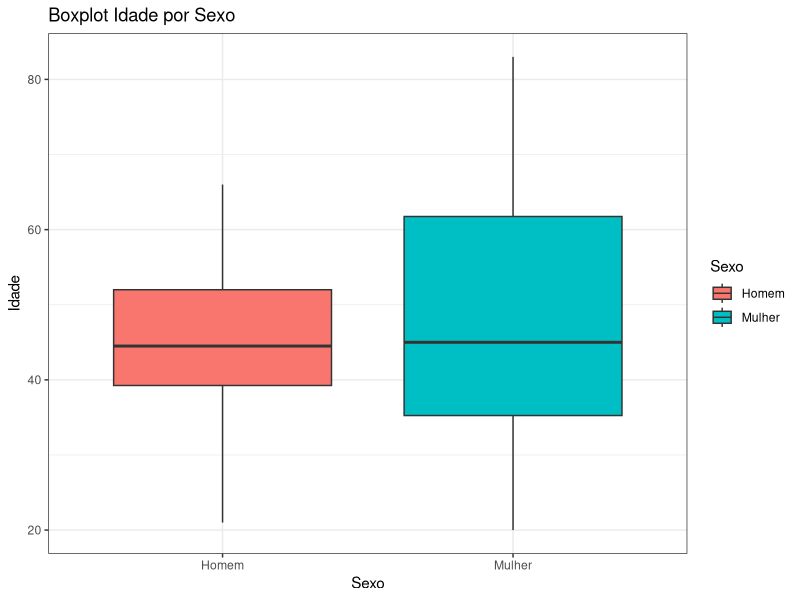
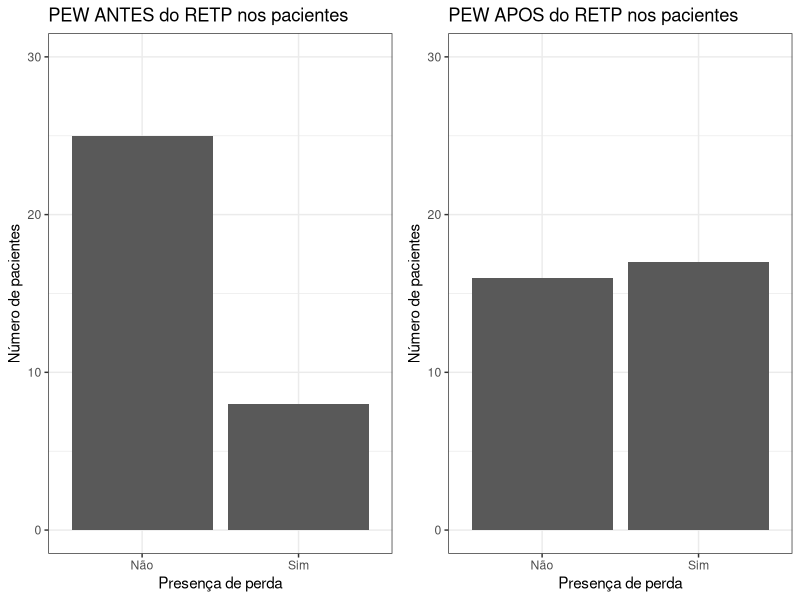
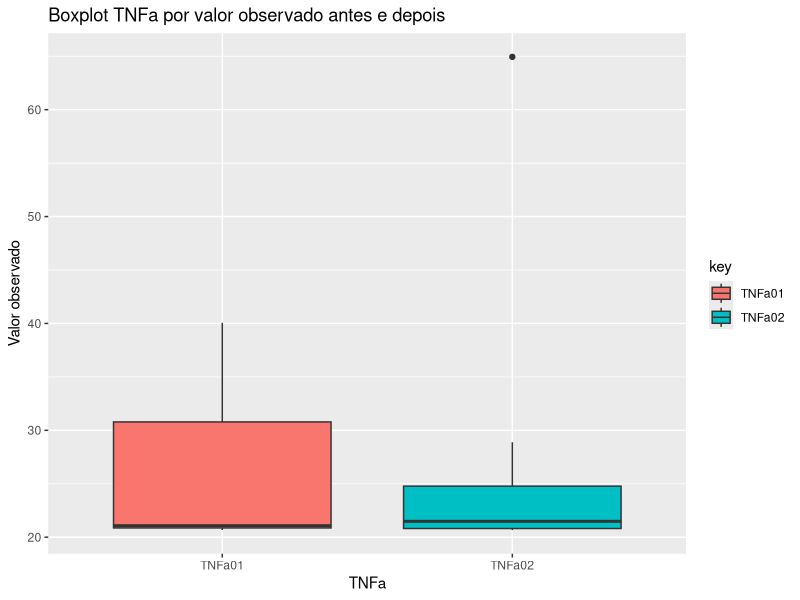
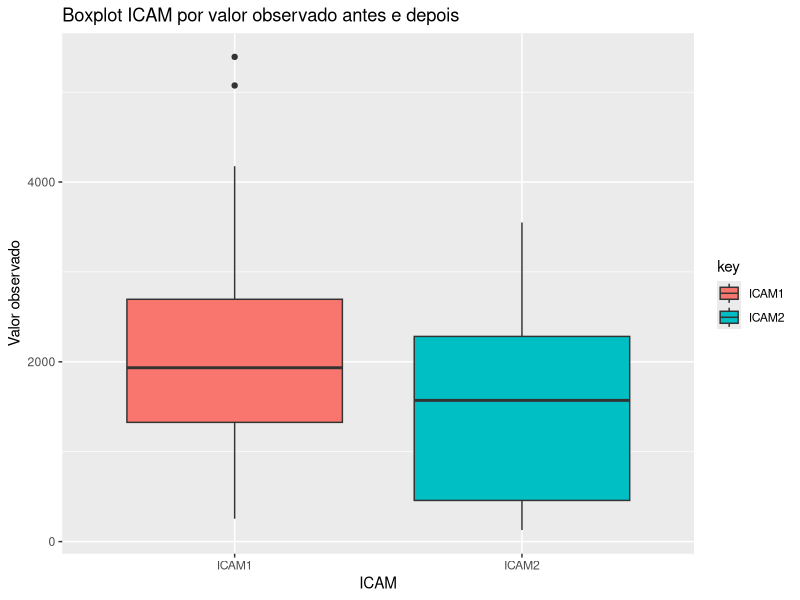
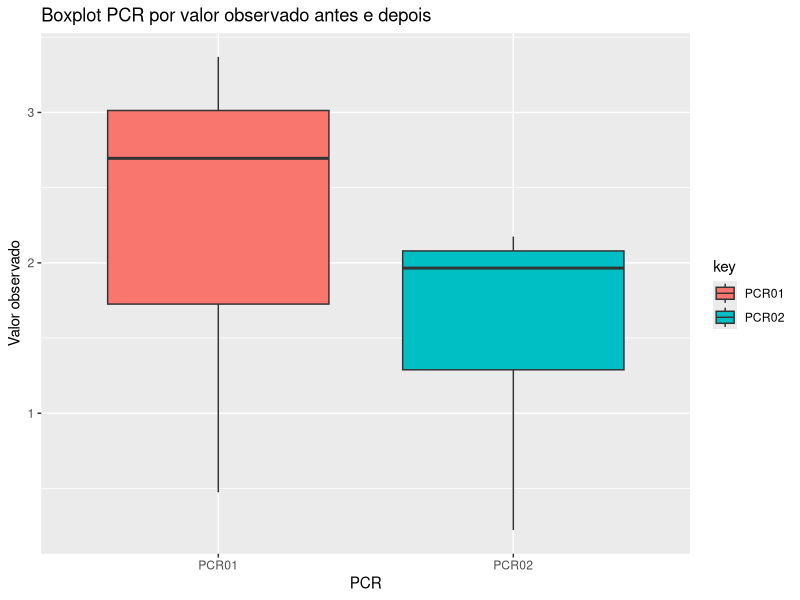
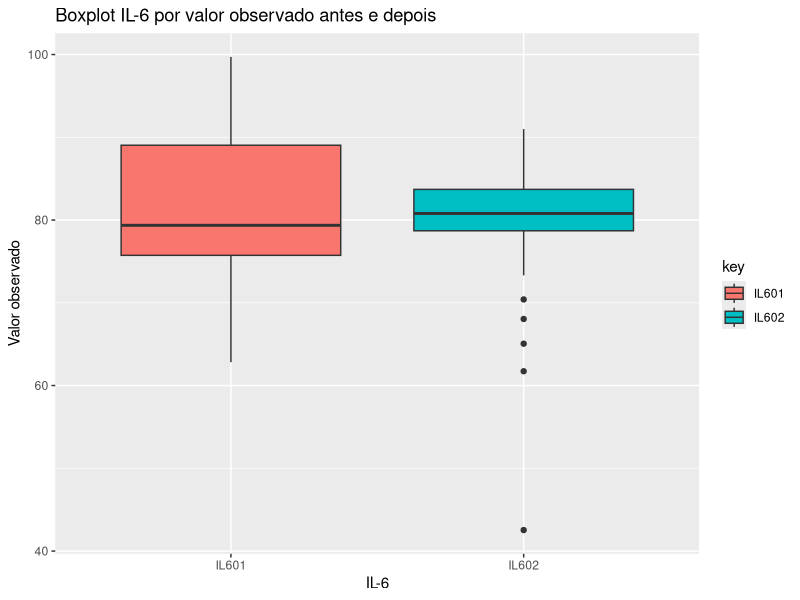
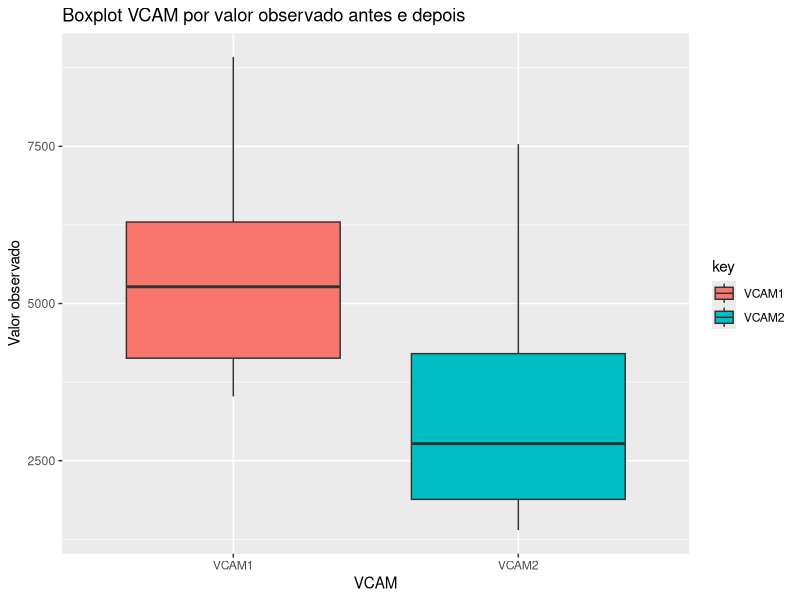

Here is the R script that generated these plots, in order:
## ---- chunk 1
library(haven)
library(dplyr)
library(magrittr)
library(ggplot2)
library(gridExtra)
library(tidyr)
## ---- chunk 2
base <- 
  read_sav("BancoTeseCris_09_07_2013.sav") %>% 
  mutate(
    Sexo = factor(Sexo, labels = c("Homem", "Mulher"))
  )
## ---- chunk 3
# Visualizacao sexo por idade
base %>% 
  select(Sexo, Idade) %>% 
  na.omit() %>% 
  ggplot(aes(x=Sexo, y=Idade, fill = Sexo)) + 
  geom_boxplot() +
  labs(x = "Sexo", title = "Boxplot Idade por Sexo") + 
  theme_bw()
## ---- chunk 4
base_pew <- 
  base %>% 
  select(
    Sexo, Idade, 
    PEW_ANTES, PEW_APOS
  ) %>% 
  na.omit() %>% 
  # Perda no PEW (2 = teve perda)
  mutate(
    PEW_ANTES = factor(PEW_ANTES, labels = c("Não", "Sim")),
    PEW_APOS = factor(PEW_APOS, labels = c("Não", "Sim"))
  )

# Visualizacao PEW ANTES
graf_pew_antes <- 
  base_pew$PEW_ANTES %>% table() %>% as_tibble() %>% 
  ggplot() +
  geom_bar(aes(x=., y=n), stat = "identity") +
  theme_bw() +
  labs(x = "Presença de perda", y = "Número de pacientes", title = "PEW ANTES do RETP nos pacientes") +
  scale_y_continuous(limits = c(0, 30))

# Visualizacao PEW APOS
graf_pew_apos <- 
  base_pew$PEW_APOS %>% table() %>% as_tibble() %>% 
  ggplot() +
  geom_bar(aes(x=., y=n), stat = "identity") +
  theme_bw() +
  labs(x = "Presença de perda", y = "Número de pacientes", title = "PEW APOS do RETP nos pacientes") + 
  scale_y_continuous(limits = c(0, 30))

grid.arrange(graf_pew_antes, graf_pew_apos, ncol = 2)
## ---- chunk 5
# Hipotese: O estudo teve efeito sobre o PEW? 

# H0: Não teve diferença
# H1: Teve dirença

base_pew %>% 
  select(PEW_ANTES, PEW_APOS) %>% 
  table() %>% 
  mcnemar.test()
## ---- chunk 6
base_tnf <- 
  base %>% 
  select(TNFa01, TNFa02) %>% 
  na.omit()

base_tnf %>% summary()

base_tnf %>% 
  gather() %>% 
  ggplot(aes(x = key, y = value, fill = key)) +
  geom_boxplot() + 
  labs(x = "TNFa", y = "Valor observado", title = "Boxplot TNFa por valor observado antes e depois")
## ---- chunk 7
# Normalidade: TNFa antes
shapiro.test(base_tnf$TNFa01)
## ---- chunk 8
# Normalidade: TNFa depois
shapiro.test(base_tnf$TNFa02)
## ---- chunk 9

## ---- chunk 10
t.test(base_tnf$TNFa01, base_tnf$TNFa02, alternative = "two.sided", paired = T)
## ---- chunk 11
base_icam <- 
  base %>% 
  select(ICAM1, ICAM2) %>% 
  na.omit()

base_icam %>% summary()

base_icam %>% 
  gather() %>% 
  ggplot(aes(x = key, y = value, fill = key)) +
  geom_boxplot() + 
  labs(x = "ICAM", y = "Valor observado", title = "Boxplot ICAM por valor observado antes e depois")
## ---- chunk 12
# Normalidade: ICAM antes
shapiro.test(base_icam$ICAM1)
## ---- chunk 13
# Normalidade: ICAM depois
shapiro.test(base_icam$ICAM2)
## ---- chunk 14
t.test(base_icam$ICAM1, base_icam$ICAM2, alternative = "two.sided", paired = T)
## ---- chunk 15
base_pcr <- 
  base %>% 
  select(PCR01, PCR02) %>% 
  na.omit()

base_pcr %>% summary()

base_pcr %>% 
  gather() %>% 
  ggplot(aes(x = key, y = value, fill = key)) +
  geom_boxplot() + 
  labs(x = "PCR", y = "Valor observado", title = "Boxplot PCR por valor observado antes e depois")
## ---- chunk 16
# Normalidade: PCR antes
shapiro.test(base_pcr$PCR01)
## ---- chunk 17
# Normalidade: PCR depois
shapiro.test(base_pcr$PCR02)
## ---- chunk 18
t.test(base_pcr$PCR01, base_pcr$PCR02, alternative = "two.sided", paired = T)
## ---- chunk 19
base_il6 <- 
  base %>% 
  select(IL601, IL602) %>% 
  na.omit()

base_il6 %>% summary()

base_il6 %>% 
  gather() %>% 
  ggplot(aes(x = key, y = value, fill = key)) +
  geom_boxplot() + 
  labs(x = "IL-6", y = "Valor observado", title = "Boxplot IL-6 por valor observado antes e depois")
## ---- chunk 20
# Normalidade: IL-6 antes
shapiro.test(base_il6$IL601)
## ---- chunk 21
# Normalidade: IL-6 depois
shapiro.test(base_il6$IL602)
## ---- chunk 22
t.test(base_il6$IL601, base_il6$IL602, alternative = "two.sided", paired = T)
## ---- chunk 23
base_vcam <- 
  base %>% 
  select(VCAM1, VCAM2) %>% 
  na.omit()

base_vcam %>% summary()

base_vcam %>% 
  gather() %>% 
  ggplot(aes(x = key, y = value, fill = key)) +
  geom_boxplot() + 
  labs(x = "VCAM", y = "Valor observado", title = "Boxplot VCAM por valor observado antes e depois")
## ---- chunk 24
# Normalidade: VCAM antes
shapiro.test(base_vcam$VCAM1)
## ---- chunk 25
# Normalidade: VCAM depois
shapiro.test(base_vcam$VCAM2)
## ---- chunk 26
t.test(base_vcam$VCAM1, base_vcam$VCAM2, alternative = "two.sided", paired = T)
